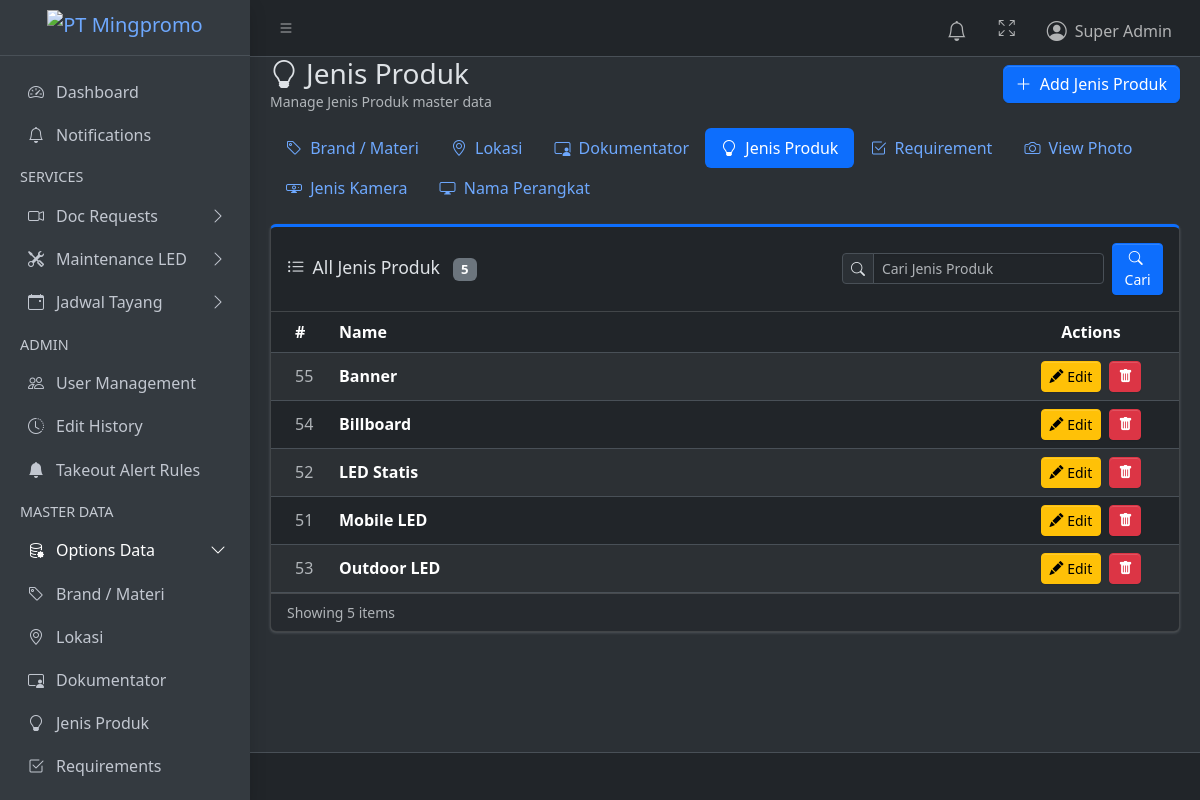
The page /master/led-type/ (signed in) on the database its author committed.
### products/models.py (models this page shows, shortened)
class LEDType(models.Model):
    name = models.CharField(max_length=100, unique=True)

### products/views.py (the view)
# urls.py: path("master/<slug:slug>/", views.master_data_list, name="master_data_list"),
@admin_required
def master_data_list(request, slug):
    config = MASTER_DATA_REGISTRY.get(slug)
    if not config:
        return HttpResponseForbidden("Not found.")
    search_query = _get_search_query(request)
    items = config["model"].objects.all().order_by("name")
    if search_query:
        items = items.filter(
            _pk_search_q(search_query) | Q(name__icontains=search_query)
        ).distinct()
    return render(request, "products/master_data_list.html", {
        "items": items,
        "config": config,
        "slug": slug,
        "registry": MASTER_DATA_REGISTRY,
        **_search_context(request, f"Cari {config['label']}"),
    })

### products/views.py (called while the page is built)
def _is_admin(user):
    return user.is_superuser or user.groups.filter(name="admin").exists()

def _get_search_query(request):
    return request.GET.get("q", "").strip()

def _search_context(request, placeholder):
    params = request.GET.copy()
    params.pop("page", None)
    search_query = _get_search_query(request)
    return {
        "search_query": search_query,
        "search_active": bool(search_query),
        "search_placeholder": placeholder,
        "page_query": params.urlencode(),
    }

def admin_required(view_func):
    @wraps(view_func)
    @login_required
    def wrapper(request, *args, **kwargs):
        if not _is_admin(request.user):
            return _forbidden_response(request, "Halaman ini hanya bisa diakses oleh Admin.")
        return view_func(request, *args, **kwargs)
    return wrapper

### products/templates/products/master_data_list.html (shortened to what this page needs)
{% extends "layouts/base.html" %}
{% block content %}
<div class="d-flex justify-content-between align-items-center mb-3">
  <div>
    <h3 class="mb-0"><i class="bi {{ config.icon }} me-2"></i>{{ config.label }}</h3>
    <p class="text-muted mb-0 small">Manage {{ config.label }} master data</p>
  </div>
  <button type="button" class="btn btn-primary"
          onclick="loadModal('{% url 'master_data_create' slug %}')">
    <i class="bi bi-plus-lg me-1"></i> Add {{ config.label }}
  </button>
</div>
<ul class="nav nav-pills mb-3">
  {% for s, c in registry.items %}
  <li class="nav-item">
    <a href="{% url 'master_data_list' s %}"
       class="nav-link {% if s == slug %}active{% endif %}">
      <i class="bi {{ c.icon }} me-1"></i> {{ c.label }}
    </a>
  </li>
  {% endfor %}
</ul>
<div class="card card-primary card-outline">
  <div class="card-header">
    <div class="d-flex flex-column flex-lg-row align-items-lg-center justify-content-between gap-3">
      <h3 class="card-title mb-0">
        <i class="bi bi-list-ul me-2"></i>All {{ config.label }}
        <span class="badge bg-secondary ms-2">{{ items|length }}</span>
      </h3>
      {% include "products/_table_search.html" %}
    </div>
  </div>
  <div class="card-body p-0">
    <table class="table table-striped table-hover align-middle mb-0">
      <thead>
        <tr>
          <th style="width:60px">#</th>
          <th>Name</th>
          <th style="width:160px" class="text-center">Actions</th>
        </tr>
      </thead>
      <tbody>
        {% for item in items %}
        <tr>
          <td class="text-muted">{{ item.id }}</td>
          <td class="fw-semibold">{{ item.name }}</td>
          <td class="text-center">
            <button type="button" class="btn btn-sm btn-warning me-1"
                    onclick="loadModal('{% url 'master_data_edit' slug item.id %}')" title="Edit">
              <i class="bi bi-pencil-fill"></i> Edit
            </button>
            <button type="button" class="btn btn-sm btn-danger"
                    onclick="loadModal('{% url 'master_data_delete' slug item.id %}')" title="Delete">
              <i class="bi bi-trash-fill"></i>
            </button>
          </td>
        </tr>
        {% endfor %}
      </tbody>
    </table>
  </div>
  {% if items %}
  <div class="card-footer text-muted small">
    Showing {{ items|length }} item{{ items|length|pluralize }}{% if search_active %} for "{{ search_query }}"{% endif %}
  </div>
  {% endif %}
</div>
{% endblock %}

### products/templates/layouts/header.html (shortened to what this page needs)
<nav class="app-header navbar navbar-expand bg-body">
  <div class="container-fluid">
    <ul class="navbar-nav">
      <li class="nav-item">
        <a class="nav-link" data-lte-toggle="sidebar" href="#" role="button">
          <i class="bi bi-list"></i>
        </a>
      </li>
    </ul>
    <ul class="navbar-nav ms-auto">
      <li class="nav-item dropdown" id="notification-center" data-summary-url="{% url 'notification_summary' %}">
        <a href="#" class="nav-link position-relative" data-bs-toggle="dropdown" aria-expanded="false">
          <i class="bi bi-bell fs-5"></i>
        </a>
      </li>
      <li class="nav-item">
        <a class="nav-link" href="#" data-lte-toggle="fullscreen">
          <i data-lte-icon="maximize" class="bi bi-arrows-fullscreen"></i>
        </a>
      </li>
      <li class="nav-item dropdown user-menu">
        <a href="#" class="nav-link dropdown-toggle" data-bs-toggle="dropdown">
          <span class="d-flex align-items-center gap-2">
            <i class="bi bi-person-circle fs-5"></i>
            <span class="d-none d-md-inline">
              {{ user.get_full_name|default:user.username }}
            </span>
          </span>
        </a>
      </li>
    </ul>
  </div>
</nav>

### rows shown on the page
LEDType: id "55", name "Banner"
LEDType: id "54", name "Billboard"
LEDType: id "52", name "LED Statis"
LEDType: id "51", name "Mobile LED"
LEDType: id "53", name "Outdoor LED"

### other values the page prints
{{ user.get_full_name|default:user.username }} "Super Admin"
{{ config.label }} "Jenis Produk"
{{ c.label }} "Brand / Materi" "Lokasi" "Dokumentator" "Jenis Produk" "Requirement" "View Photo" "Jenis Kamera" "Nama Perangkat"
{{ items|length }} "5"
